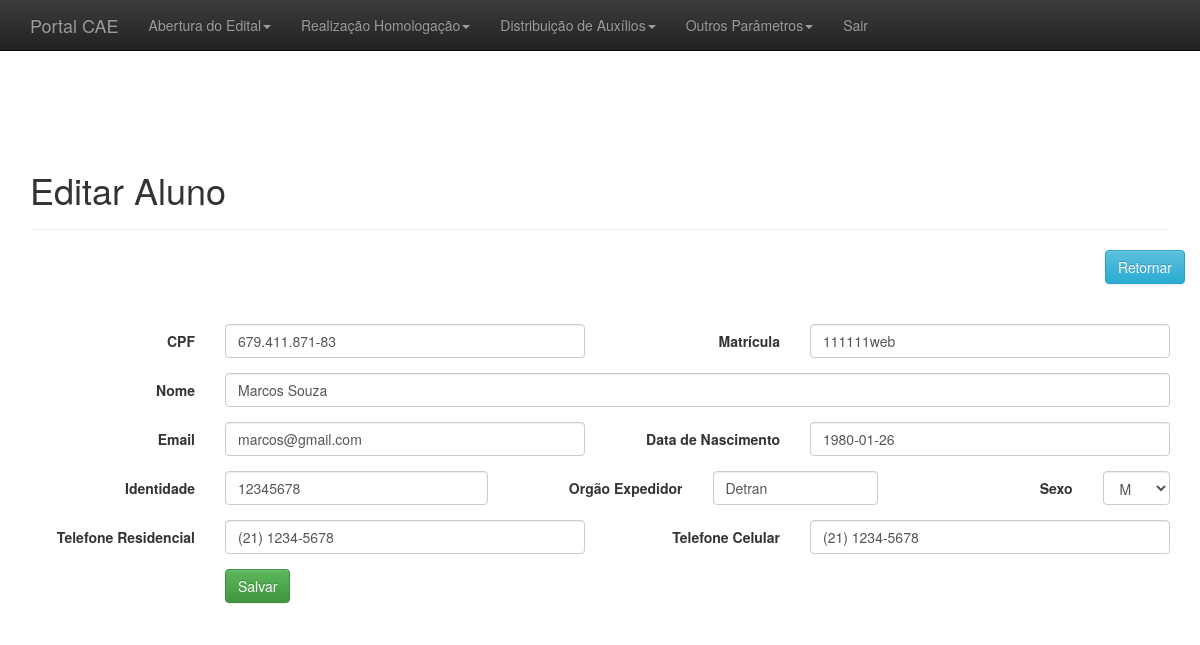
/adm/editar_aluno.php?id=1&aluno_id=1, run on the app's committed database.
### tables this page shows
CREATE TABLE `aluno` (
  `id` int(11) NOT NULL,
  `matricula` varchar(20) NOT NULL,
  `pessoa_id` int(11) NOT NULL,
  `curso_id` int(11) NOT NULL,
  `escolaridade_id` int(11) NOT NULL
);

CREATE TABLE `pessoa` (
  `id` int(11) NOT NULL,
  `cpf` varchar(22) DEFAULT NULL,
  `email` varchar(45) DEFAULT NULL,
  `nome` varchar(45) DEFAULT NULL,
  `dataNascimento` date DEFAULT NULL,
  `identidade` int(11) DEFAULT NULL,
  `orgaoExpedidor` varchar(10) DEFAULT NULL,
  `sexo` varchar(3) DEFAULT NULL,
  `telefoneResidencial` varchar(15) DEFAULT NULL,
  `telefoneCelular` varchar(15) DEFAULT NULL
);

### adm/editar_aluno.php (the view, shortened to what this page needs)
<?php
include_once("conexao.php");
include_once("header_adm.php");
include_once("menu_admin.php");
?>
<br>
<?php
$id=trim($_GET['id']);
$result = mysqli_query($conectar, "SELECT p.id, u.matricula, u.escolaridade_id, es.periodo, p.email,p.cpf,p.nome,p.dataNascimento,p.identidade,p.orgaoExpedidor,p.sexo,p.telefoneResidencial,p.telefoneCelular, u.id as 'aluno_id', u.curso_id FROM escolaridade es, pessoa p, aluno u where u.escolaridade_id = es.id and u.pessoa_id = p.id and p.id = '$id' LIMIT 1");
$resultado = mysqli_fetch_assoc($result);
?>
<br>
<br>
<div class="container theme-showcase" role="main">
    <div class="page-header">
        <h1>Editar Aluno</h1>
    </div>
	<div class="row espaco">
		<div class="pull-right">
			<a href='listar_aluno.php?id=<?php echo $resultado['id'];?>'><button type='button' class='btn btn-info'>Retornar</button></a>
		</div>
	</div>
	<br>
    <div class="row">
		<div class="col-md-12">
			<form class="form-horizontal" method = "POST" action = "processa/proc_edit_aluno.php">
				<div class="form-group">
					<label for="inputEmail3" class="col-sm-2 control-label">CPF</label>
					<div class="col-sm-4">
						<input type="text" class="form-control" name="cpf" id="cpf" placeholder="" value = "<?php echo $resultado['cpf'];?>">
					</div>
					<label for="inputEmail3" class="col-sm-2 control-label">Matrícula</label>
					<div class="col-sm-4">
						<input type="text" class="form-control" name="matricula" placeholder="" value = "<?php echo $resultado['matricula'];?>">
					</div>
				</div>
				<div class="form-group">
					<label for="inputEmail3" class="col-sm-2 control-label">Nome</label>
					<div class="col-sm-10">
						<input type="text" class="form-control" name="nome" placeholder="" value = "<?php echo $resultado['nome'];?>">
					</div>
				</div>
				<div class="form-group">
					<label for="inputEmail3" class="col-sm-2 control-label">Email</label>
					<div class="col-sm-4">
						<input type="email" class="form-control" name="email" placeholder="" value = "<?php echo $resultado['email'];?>">
					</div>
					<label for="inputEmail3" class="col-sm-2 control-label">Data de Nascimento</label>
					<div class="col-sm-4">
						<input type="text" class="form-control" name="dataNascimento" id="dataNascimento" placeholder="" value = "<?php echo $resultado['dataNascimento'];?>">
					</div>
				</div>
				<div class="form-group">
					<label for="inputEmail3" class="col-sm-2 control-label">Identidade</label>
					<div class="col-sm-3">
						<input type="text" class="form-control" name="identidade" placeholder="" value = "<?php echo $resultado['identidade'];?>">
					</div>
					<label for="inputEmail3" class="col-sm-2 control-label">Orgão Expedidor</label>
					<div class="col-sm-2">
						<input type="text" class="form-control" name="orgaoExpedidor" placeholder="" value = "<?php echo $resultado['orgaoExpedidor'];?>">
					</div>
					<label for="inputEmail3" class="col-sm-2 control-label">Sexo</label>
					<div class="col-sm-1">
						<select class="form-control selectpicker" name="sexo" id="sexo">
							<option value="M" <?php if($resultado['sexo'] == "M") echo "selected"; ?>>M</option>
						</select>
					</div>
				</div>
				<div class="form-group">
					<label for="inputEmail3" class="col-sm-2 control-label">Telefone Residencial</label>
					<div class="col-sm-4">
						<input type="text" class="form-control" name="telefoneResidencial" id="telefoneResidencial" placeholder="" value = "<?php echo $resultado['telefoneResidencial'];?>">
					</div>
					<label for="inputEmail3" class="col-sm-2 control-label">Telefone Celular</label>
					<div class="col-sm-4">
						<input type="text" class="form-control" name="telefoneCelular" id="telefoneCelular" placeholder="" value = "<?php echo $resultado['telefoneCelular'];?>">
					</div>
				</div>
				<div class="form-group">
					<div class="col-sm-offset-2 col-sm-10">
						<button type="submit" class="btn btn-success">Salvar</button>
					</div>
				</div>
			</form>
		</div>
	</div>
</div>
<?php
include_once("footer_adm.php");
?>

### adm/css/theme.css (style rules this page uses)
body { padding-top: 70px; padding-bottom: 30px; }
.espaco { margin-bottom:20px; }

### data on the page
aluno: cpf "679.411.871-83", matricula "111111web", nome "Marcos Souza", email "marcos@gmail.com", dataNascimento "1980-01-26", identidade "12345678", orgaoExpedidor "Detran", telefoneResidencial "(21) 1234-5678", telefoneCelular "(21) 1234-5678"
pessoa: sexo "M"
